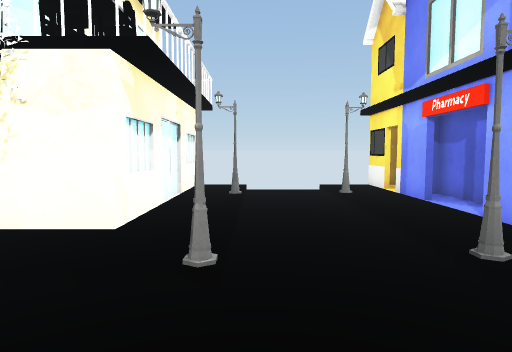
View 1 (above)

14 first-person views from a walk through a scene from a Unity 3-D project. The camera is 1.3 m above the floor, tilts 4° down and sees 75° across. Doors are open. The floor is counted in squares, 1 m on a side. Each view is taken from the middle of a square. On the plan, view 1 faces up. The plan holds only what a view shows up to about 14 squares ahead; the rest is blank. The place goes on beyond the plan. The player character is not drawn. Surface patterns are stand-ins for the level's own textures.

View 2
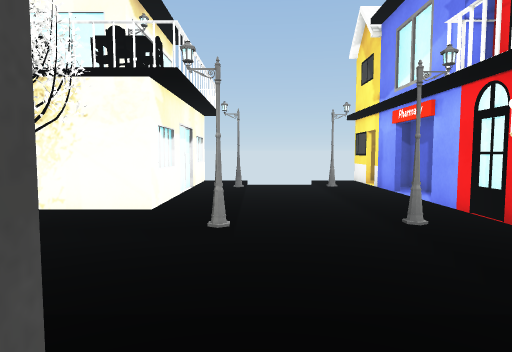

View 3
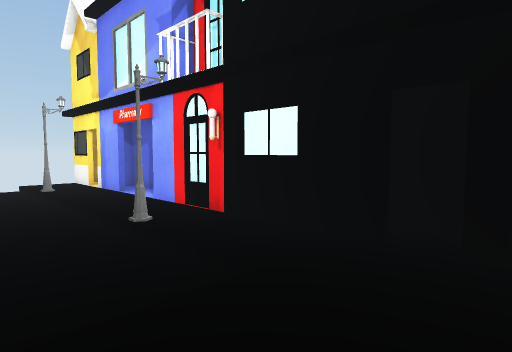

View 4
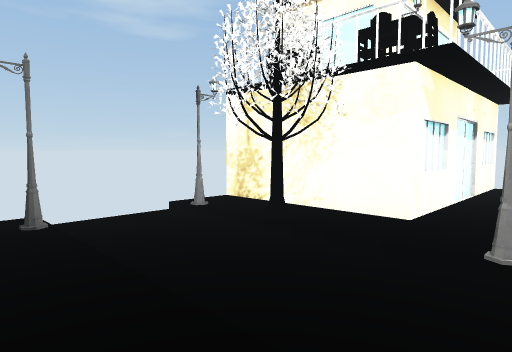

View 5
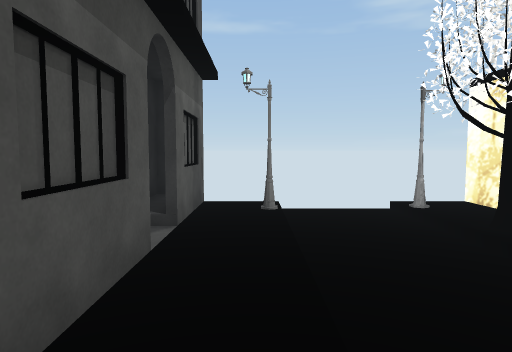

View 6
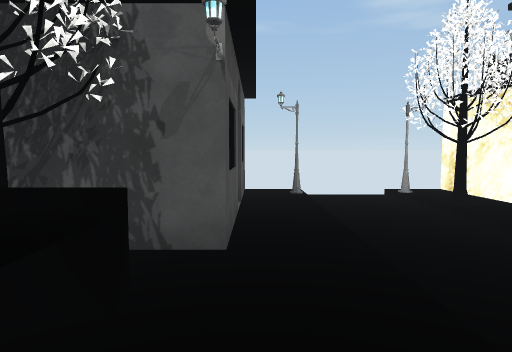

View 7
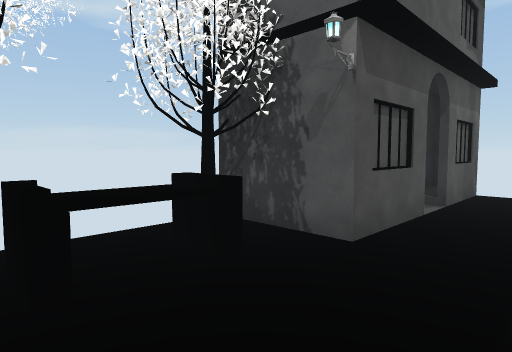

View 8
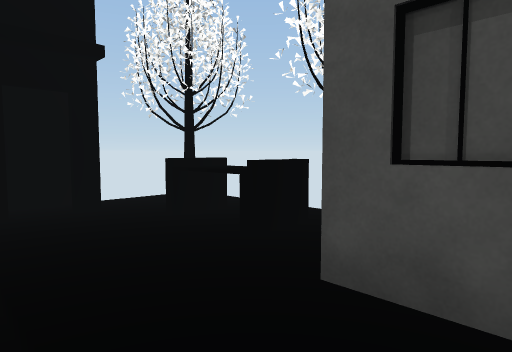

View 9
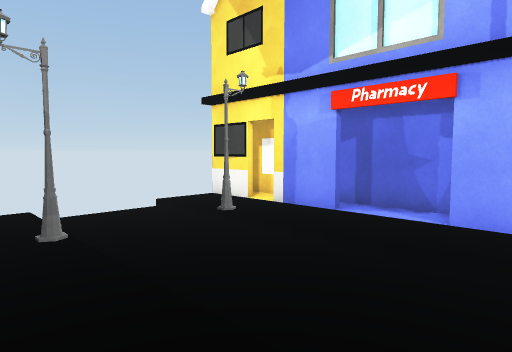

View 10
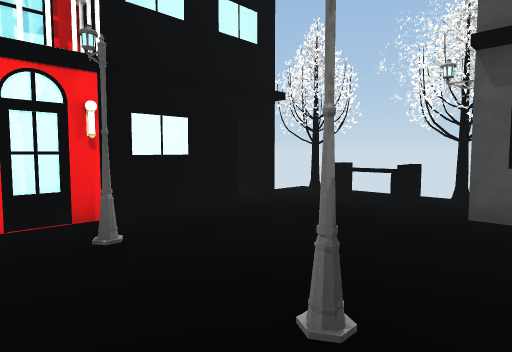

View 11
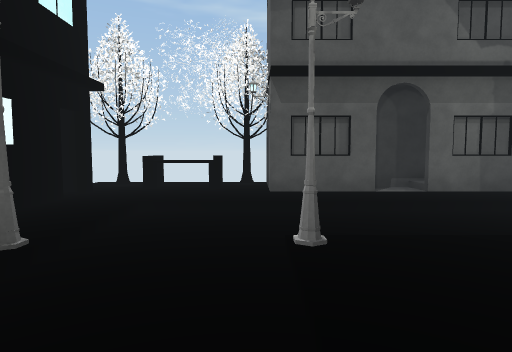

View 12
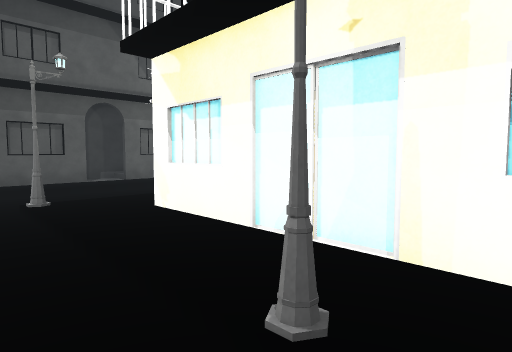

View 13
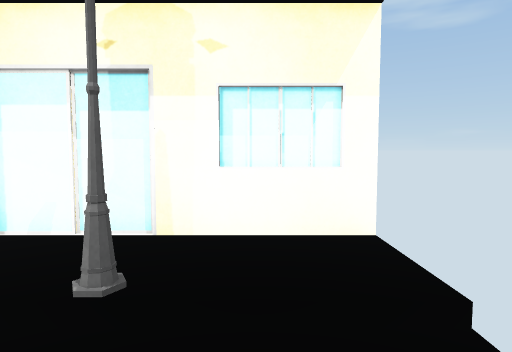

View 14
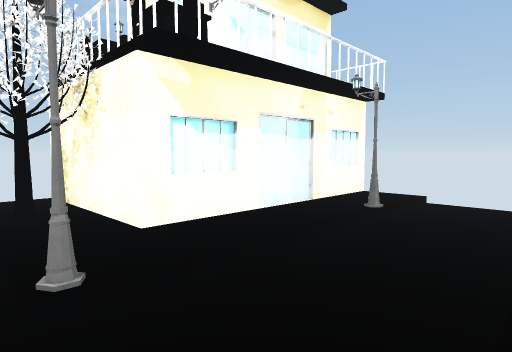

### Floor plan
Key: @ floor where view 1 was taken; # wall or solid block; x gap in a wall; . main floor; - floor 0.25 m lower than the main floor; D open door; = window, fence, low wall or low ledge; ^ raised ledge; O other object.
Columns run from 8 left of view 1 to 6 right of it. Each row starts with its distance up from view 1.
 14      #       #
 13      #..---..#
 12      =..---..D
 11      #.#---#.D
 10      #..---..##
  9      #..---..D#
  8      #..---..D#
  7 #    =..---..D#
  6 ######..---..##
  5  ..# ...---..#
  4  #.OO..#---#.#
  3  ----------..#
  2  ----------..#
  1  ----------..#
  0  .......@....D#
 -1  ...D........D#
 -2 ####D###...=..
 -3    ### #.x^#O#
 -4        ##   OO
 -5             OO

Positions as (right, up) in squares from view 1, and headings:
1: (0, 0), facing up
2: (0, -2), facing up
3: (0, -2), facing up-right
4: (0, -1), facing up-left
5: (1, 0), facing left
6: (4, -1), facing left
7: (4, 1), facing down-left
8: (-2, 1), facing down-right
9: (-2, 5), facing up-right
10: (-2, 6), facing down-right
11: (0, 8), facing down
12: (1, 12), facing down-left
13: (2, 12), facing left
14: (3, 3), facing up-left
